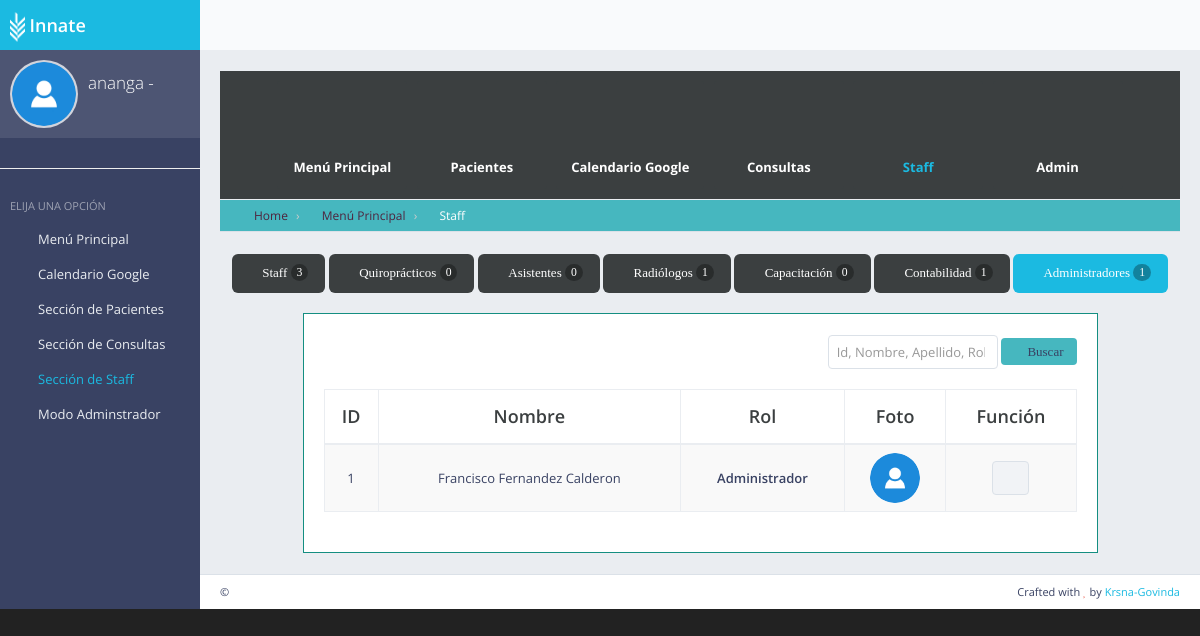
/personas/administradores_lista/ (signed in), run on the app's committed database.
### persona/models.py (models this page shows, shortened)
class Persona(models.Model):
    rol_opciones = (
            ('Quiropráctico', 'Quiropráctico'),
            ('Asistente', 'Asistente'),
            ('Radiólogo', 'Radiólogo'),
            ('Capacitación', 'Capacitación'),
            ('Contabilidad', 'Contabilidad'),
            ('Administrador', 'Administrador')
        )
    user   = models.OneToOneField(User, on_delete=models.CASCADE, null=True, blank=True)
    Nombre = models.CharField(max_length=50)
    Apellido_Paterno = models.CharField(max_length=100)
    Apellido_Materno = models.CharField(max_length=100)
    Rol = models.CharField(max_length=15, choices=rol_opciones, default="Quiropràctico")
    Cedula = models.CharField(max_length=50, null=True, blank=True)
    Telefono = models.CharField(max_length=50, null=True, blank=True)
    email = models.CharField(max_length=100, null=True, blank=True)
    Foto = models.ImageField(default='default.jpg', blank=True, upload_to='medicos/')
    facebook = models.CharField(max_length=100, null=True, blank=True)
    twitter = models.CharField(max_length=100, null=True, blank=True)
    linkedin = models.CharField(max_length=100, null=True, blank=True)
    instagram = models.CharField(max_length=100, null=True, blank=True)
    def get_fullname(self):
        return self.Nombre + '  ' + self.Apellido_Paterno + '  ' + self.Apellido_Materno
    class Meta:
        verbose_name = ("Personas")
        verbose_name_plural = ("Persona")
        ordering = ("-id",)

### persona/views.py (the view)
# urls.py: path('administradores_lista/', login_required(views.admins), name='class_admins_lista'),
def admins(request):
    admins_lista = Persona.objects.filter(Rol='Administrador')
    personas = Persona.objects.all().count()
    radio = Persona.objects.filter(Rol='Radiólogo').count()
    asistant = Persona.objects.filter(Rol='Asistente').count()
    quiro = Persona.objects.filter(Rol='Quiropráctico').count()
    cap = Persona.objects.filter(Rol='Capacitación').count()
    conta = Persona.objects.filter(Rol='Contabilidad').count()
    admins = Persona.objects.filter(Rol='Administrador').count()
    context = {'admins_lista':admins_lista, 'personas':personas, 'radio':radio, 'quiro':quiro, 'asistant':asistant, 'cap':cap, 'conta':conta, 'admins':admins}
    return render(request, 'admins_lista.html', context)

### persona/templates/admins_lista.html (shortened to what this page needs)
{% extends 'back/master.html' %}
{% load static %}
{% load humanize %}
{% block sidebar %}
<ul class="sidebar-nav">
    <hr>
    <li class="sidebar-header">
        <span class="sidebar-header-title">Elija una opción</span>
    </li>
    <li>
        <a href="{% url 'panel2' %}" ><i class="fa fa-windows sidebar-nav-icon"></i>Menú Principal</a>
    </li>
    <li>
        <a href="{% url 'calendario' %}" ><i class="fa fa-calendar sidebar-nav-icon"></i>Calendario Google</a>
    </li>
    <li>
        <a href="#" class=" sidebar-nav-menu"><i class="fa fa-angle-left sidebar-nav-indicator sidebar-nav-mini-hide"></i><i class="fa fa-wheelchair sidebar-nav-icon"></i><span class="sidebar-nav-mini-hide">Sección de Pacientes</span></a>
    </li>
    <li>
        <a href="#" class="sidebar-nav-menu"><i class="fa fa-angle-left sidebar-nav-indicator sidebar-nav-mini-hide"></i><i class="fa fa-stethoscope sidebar-nav-icon"></i><span class="sidebar-nav-mini-hide">Sección de Consultas</span></a>
    </li>
    <li>
        <a href="#" class="text-primary sidebar-nav-menu"><i class="fa fa-angle-left sidebar-nav-indicator sidebar-nav-mini-hide"></i><i class="fa fa-user-md sidebar-nav-icon"></i><span class="sidebar-nav-mini-hide">Sección de Staff</span></a>
    </li>
    <li>
        <a href="{% url 'admin:login' %}" ><i class="fa fa-cogs sidebar-nav-icon"></i>Modo Adminstrador</a>
    </li>
{% endblock %}
{% block header %}
<div id="page-content">
  <div class="content-header themed-background-dark-modern">
    <ul class="nav-horizontal text-center">
      <li>
        <a href="{% url 'panel2' %}" class="themed-background-dark-modern text-light"><i class="fa fa-windows sidebar-nav-icon"></i> Menú Principal</a>
      </li>
      <li >
        <a href="{% url 'pacientes_lista' %}" class="themed-background-dark-modern text-light"><i class="fa fa-wheelchair"></i> Pacientes</a>
      </li>
      <li>
        <a href="{% url 'calendario' %}" class="themed-background-dark-modern text-light" ><i class="fa fa-calendar"></i> Calendario Google</a>
      </li>
      <li>
        <a href="{% url 'class_consulta_lista' %}" class="themed-background-dark-modern text-light" ><i class="fa fa-stethoscope"></i> Consultas</a>
      </li>
      <li>
        <a href="{% url 'class_personas_lista' %}" class="themed-background-dark-modern themed-color-default"><i class="gi gi-group sidebar-nav-icon themed-color-default"></i> Staff</a>
      </li>
      <li>
        <a href="{% url 'admin:login' %}" class="themed-background-dark-modern text-light"><i class="fa fa-cogs"></i> Admin</a>
      </li>
    </ul>
  </div>
  <ul class="breadcrumb breadcrumb-top themed-background-modern">
      <li class="breadcrumb-item">
        <a href="{% url 'home' %}" class="themed-color-dark-waterlily"><i class="fa fa-home themed-color-dark"></i> Home</a>
      </li>
      <li class="breadcrumb-item">
        <a class="themed-color-dark-waterlily" href="{% url 'panel2' %}"><i class="fa fa-windows themed-color-dark"></i> Menú Principal</a>
      </li>
      <li class="breadcrumb-item text-light">
        <i class="fa fa-group text-light"></i> Staff
      </li>
  </ul>
</div>
{% endblock %}
{% block mainblock %}
<div class="row">
    <div class="col-sm-12 text-center">
    <a href="{% url 'class_personas_lista' %}"><button type="button" class="fa fa-group btn btn-lg themed-background-dark-modern text-light"> Staff <span class="badge">{{personas}}</span></button></a>
    <a href="{% url 'class_quiro_lista' %}"><button type="button" class="fa fa-ambulance btn btn-lg themed-background-dark-modern text-light"> Quiroprácticos <span class="badge">{{quiro}}</span></button></a>
    <a href="{% url 'class_asistente_lista' %}"><button type="button" class="fa fa-life-ring btn btn-lg themed-background-dark-modern text-light"> Asistentes <span class="badge">{{asistant}}</span></button></a>
    <a href="{% url 'class_radio_lista' %}"><button type="button" class="fa fa-object-group btn btn-lg themed-background-dark-modern text-light"> Radiólogos <span class="badge">{{radio}}</span></button></a>
    <a href="{% url 'class_cap_lista' %}"><button type="button" class="fa fa-graduation-cap btn btn-lg themed-background-dark-modern text-light"> Capacitación <span class="badge">{{cap}}</span></button></a>
    <a href="{% url 'class_conta_lista' %}"><button type="button" class="fa fa-money btn btn-lg themed-background-dark-modern text-light"> Contabilidad <span class="badge">{{conta}}</span></button></a>
    <a href="{% url 'class_admins_lista' %}"><button type="button" class="fa fa-desktop btn  btn-lg themed-background-default text-light"> Administradores <span class="badge">{{admins}}</span></button></a>
    </div>
</div>
    <br>
<div class="row">
    <div class="tab-pane active" id="staff-tab">
        <div class="col-sm-1"></div>
        <div class="col-sm-10">
            <div class="block full themed-border-blackberry">
        {% if admins_lista %}
            <div class="pull-right">
                <form class="form-inline text-right search" action="{% url 'search_results_user'%}" method?='get'>
                    <input class="form-control mr-xs-4" type="search" name="q" placeholder="Id, Nombre, Apellido, Rol" aria-label="Search">
                    <button class="btn btn-inline-primary fa fa-search themed-background-modern my-3 my-sm-0" type="submit"> Buscar</button>
                </form>
                <br>
            </div>
            <table class="table table-bordered table-striped table-vcenter">
            <thead>
                <tr>
                    <th class="text-center themed-color-dark-modern">ID</th>
                    <th class="text-center themed-color-dark-modern">Nombre</th>
                    <th class="text-center themed-color-dark-modern">Rol</th>
                    <th class="text-center themed-color-dark-modern hidden-xs">Foto</th>
                    <th class="text-center themed-color-dark-modern">Función</th>
                </tr>
            </thead>
            <tbody>
                {% for persona in admins_lista %}
                <tr>
                    <td class="text-center">{{persona.id}}</td>
                    <td class="text-center">{{persona.get_fullname}}</td>
                    <td class="text-center"><strong>{{persona.Rol}}</strong></td>
                    <td class="text-center hidden-xs"><a href="{% url 'class_detail_persona' persona.id %}"><img src="{{persona.Foto.url}}" alt="avatar" class="img-circle" height="50" width="50"></a></td>
                    <td class="text-center">
                        <div class="btn-group btn-group-md">
                            <a href="{% url 'class_detail_persona' persona.id %}" title="Ver Ficha" class="btn btn-default"><i class="fa fa-eye"></i></a>
                        </div>
                    </td>
                </tr>
                {% endfor %}
            </tbody>
        </table>
        {% else %}
             <center>
             <h3>no se han encontrado Usuarios...</h3>
             <img src="{% static 'website/img/bg-img/gato.png' %}" alt="" style="width:30%;">
             </center>
        {% endif %}
            {% load navigation_filters %}
            </div>
        </div>
        <div class="col-sm-1"></div>
    </div>
</div>
{% endblock %}

### paciente/templates/back/master.html (shortened to what this page needs)
{% load static %}
<!DOCTYPE html>
 <html class="no-js" lang="en">
    <head>
        <link rel="stylesheet" href="{% static 'back/css/bootstrap.min.css' %}">
        <link rel="stylesheet" href="{% static 'back/css/plugins.css' %}">
        <link rel="stylesheet" href="{% static 'back/css/main.css' %}">
        <link rel="stylesheet" href="{% static 'back/css/themes.css' %}">
    </head>
    <body >
        <div id="page-wrapper">
            <div id="page-container" class="sidebar-partial sidebar-visible-lg sidebar-no-animations">
                {% block X %}
                <div id="sidebar">
                    <div id="sidebar-scroll">
                        <div class="sidebar-content">
                                <a href="/" class="sidebar-brand">
                                    <img src="{% static 'assets/images/logo_innate_icon_blanco.png' %}" height="30" /> <strong>Innate</strong>
                                </a>
                            <div class="sidebar-section sidebar-user clearfix sidebar-nav-mini-hide">
                                <div class="sidebar-user-avatar">
                                    <a href="{% url 'class_detail_persona' user.persona.id %}">
                                        <img src="{{user.persona.Foto.url}}" alt="avatar" title="Perfil">
                                    </a>
                                </div>
                                <div class="sidebar-user-name">{{user.persona.Nombre}} {{user.persona.Apellido_Paterno}}</div>
                                <div class="sidebar-user-links">
                                    <a href="{% url 'home' %}" data-toggle="tooltip" data-placement="bottom" title="Home"><i class="fa fa-home"></i></a>
                                    <a href="{% url 'class_detail_persona' user.persona.id %}" data-toggle="tooltip" data-placement="bottom" title="Perfil"><i class="gi gi-user"></i></a>
                                    <a href="{% url 'calendario' %}" data-toggle="tooltip" data-placement="bottom" title="Calendario Google"><i class="fa fa-calendar"></i></a>
                                    <a href="{% url 'logout' %}" data-toggle="tooltip" data-placement="bottom" title="Cerrar sesión"><i class="gi gi-exit"></i></a>
                                </div>
                            </div>
                            {% endblock %}
                            {% block sidebar %}{% endblock %}
                        </div>
                    </div>
                </div>
                <div id="main-container">
                    {% block y %}
                    <header class="navbar navbar-default">
                        <ul class="nav navbar-nav-custom">
                            <li>
                                <a href="javascript:void(0)" onclick="App.sidebar('toggle-sidebar');this.blur();">
                                    <i class="fa fa-bars fa-fw"></i>
                                </a>
                            </li>
                        </ul>
                    </header>
                    {% endblock %}
                    <div id="page-content">
                            {% block header %}
                            {% endblock %}
                            {% block mainblock %}
                            {% endblock %}
                    </div>
                    {% block footer %}
                    <footer class="clearfix">
                        <div class="pull-right">
                            Crafted with <i class="fa fa-heart text-danger"></i> by <a href="#" target="_blank">Krsna-Govinda</a>
                        </div>
                        <div class="pull-left">
                             &copy;
                        </div>
                    </footer>
                    {% endblock %}
                </div>
            </div>
        </div>
    </body>
</html>

### paciente/static/back/css/themes.css (style rules this page uses)
.themed-color-default { color: #1bbae1 !important; }
.themed-background-default { background-color: #1bbae1 !important; }
.themed-background-modern { background-color: #46b7bf !important; }
.themed-color-dark-modern { color: #3b3f40 !important; }
.themed-background-dark-modern { background-color: #3b3f40 !important; }
.themed-color-dark-waterlily { color: #4f243e !important; }
.themed-border-blackberry { border-color: #148e81 !important; }

### data on the page
Persona: id "1", get_fullname "Francisco Fernandez Calderon", Rol "Administrador", Foto (placeholder picture)

### other printed values
{{ user.persona.Nombre }} "ananga"
{{ user.persona.Apellido_Paterno }} "-"
{{ personas }} "3"
{{ quiro }} "0"
{{ asistant }} "0"
{{ radio }} "1"
{{ cap }} "0"
{{ conta }} "1"
{{ admins }} "1"
